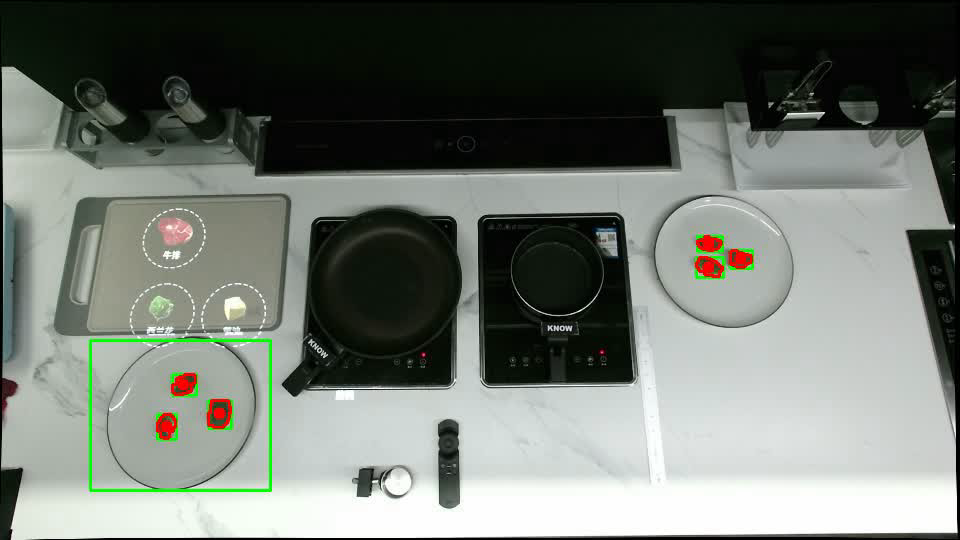
#> input picture frame 0 of kitchen2.0/new/西兰花测试/broccoli_detect.avi, 960 x 540 px, given in place of a.avi, which was not available
$ python demo.py
#> lines starting #> are read from the running program, lines starting #| are printed output that depends on the picture; after the words box and inside, x2 and y2 are one past the last pixel; in counts of white or black regions, pixels touching at a corner belong together; pictures that were not available may be replaced by others from this repository, and a replacement may not be noted
import cv2
import numpy as np
from matplotlib import patches,  lines

out = cv2.VideoWriter('broccoli_detect.avi',cv2.VideoWriter_fourcc('M','J','P','G'),30,(960,540))

# set blue thresh 设置HSV中蓝色、天蓝色范围
lower_blue = np.array([36,43,46])
upper_blue = np.array([77,255,255])

img_out = np.zeros((540,960,3),dtype=np.uint8)

cap = cv2.VideoCapture('a.avi')

while(1):
    # get a frame and show 获取视频帧并转成HSV格式, 利用cvtColor()将BGR格式转成HSV格式，参数为cv2.COLOR_BGR2HSV。

    ret, frame = cap.read()
#> frame is the input picture: shape (540, 960, 3); mean B, G, R 112.7, 119.9, 114

    rect1 = frame[340:490, 90:270]#(90,340) (270,490)
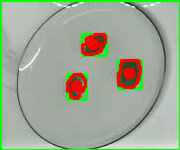
#> rect1: shape (150, 180, 3); mean B, G, R 148.3, 168.9, 158.3
    rect2 = frame[190:330, 645:810]#(645,200) (810,330)
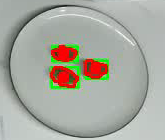
#> rect2: shape (140, 165, 3); mean B, G, R 159.3, 169.2, 168.3

    cv2.rectangle(frame,(90,340),(270,490),(0,255,0),2)
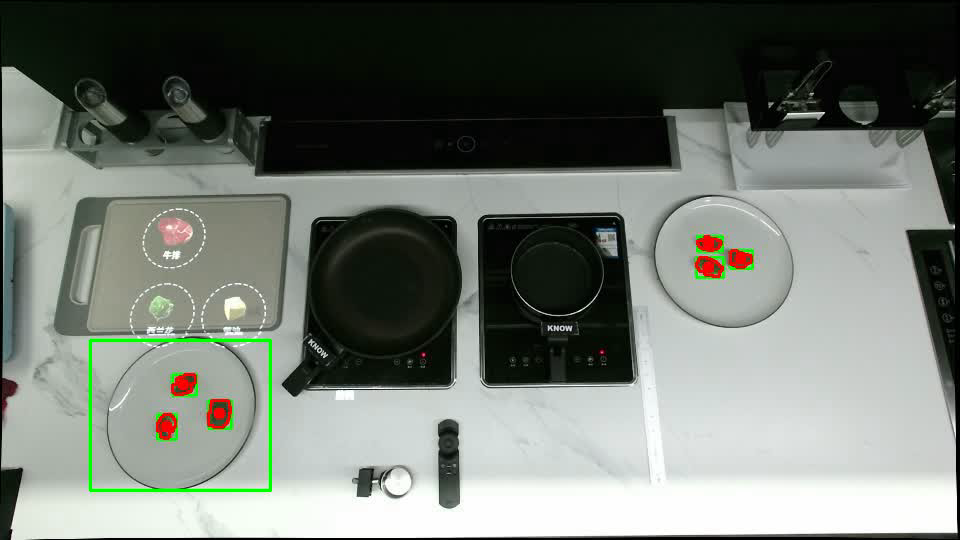
#> frame: shape (540, 960, 3); 0.38% of pixels changed, all inside (x1, y1, x2, y2) = (89, 339, 272, 492)

    img_out[340:490, 90:270] = rect1.copy()
    img_out[190:330, 645:810] = rect2.copy()
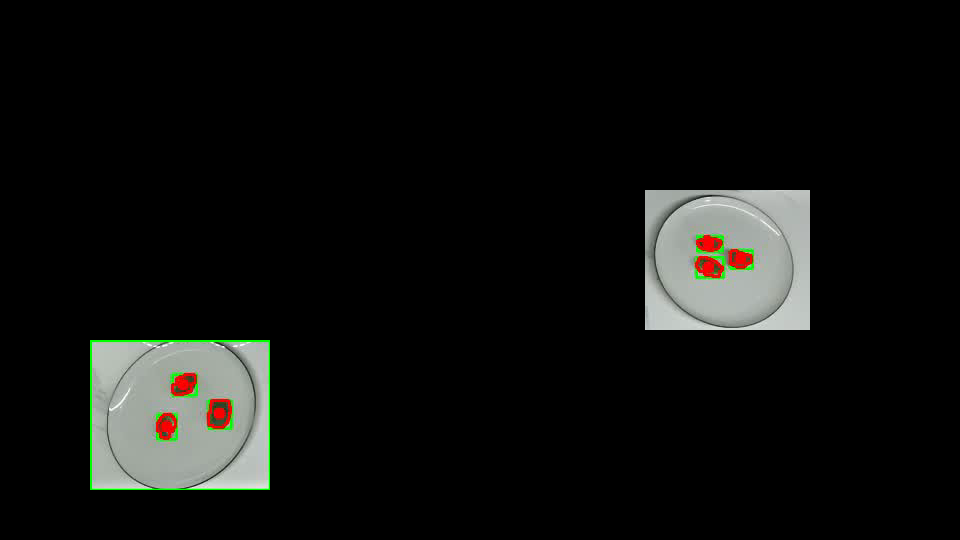
#> img_out: shape (540, 960, 3); mean B, G, R 14.8, 16.4, 15.7

    #cv2.imshow('img_out', img_out)

    # change to hsv model
    hsv = cv2.cvtColor(img_out, cv2.COLOR_BGR2HSV)
#> hsv: shape (540, 960, 3); mean H, S, V 6.2, 3.4, 17.3

    # get mask 利用inRange()函数和HSV模型中蓝色范围的上下界获取mask，mask中原视频中的蓝色部分会被弄成白色，其他部分黑色。
    mask = cv2.inRange(hsv, lower_blue, upper_blue)
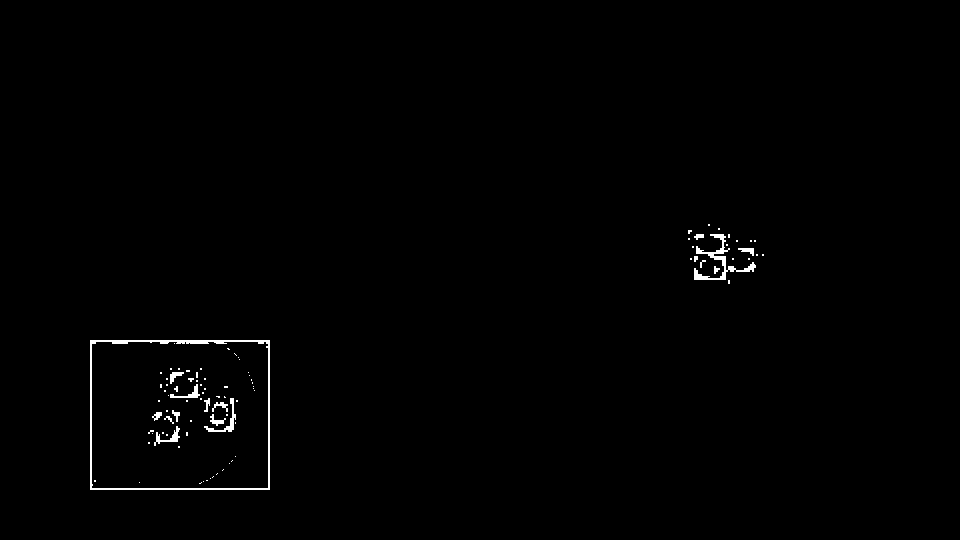
#> mask: shape (540, 960); 0.66% white; 93 white regions (76 under 20 px), largest, box (x1, y1, x2, y2) and area: (90, 340, 270, 490) 1466, (694, 234, 756, 280) 584, (204, 398, 236, 432) 198


    ret,thresh = cv2.threshold(mask,100,255,cv2.THRESH_BINARY)

    kernel = np.ones((3,3),np.uint8)
    erode_img = cv2.erode(thresh,kernel,iterations = 1)
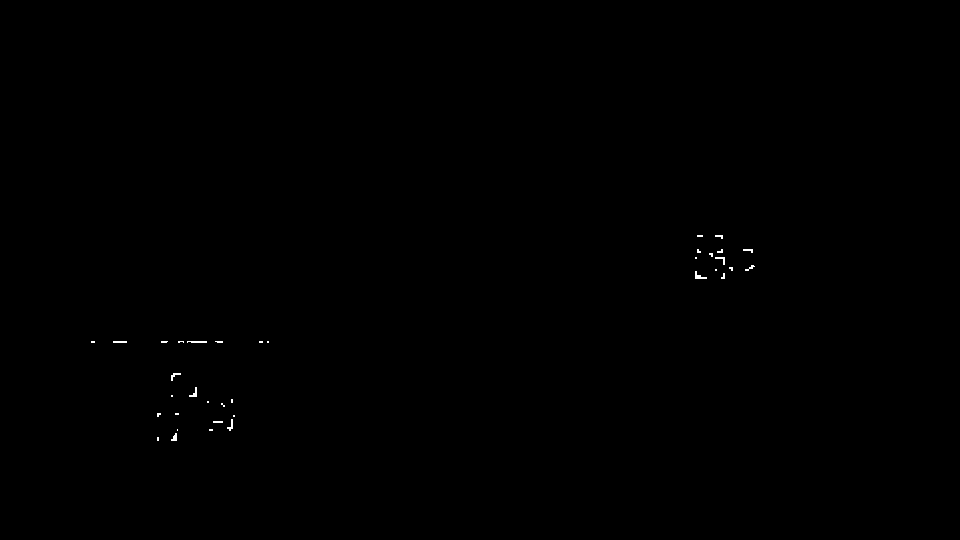
#> erode_img: shape (540, 960); 0.11% white in thin lines or dots, all inside (x1, y1, x2, y2) = (91, 235, 755, 441)
    dilate_img = cv2.dilate(erode_img,kernel,iterations = 1)
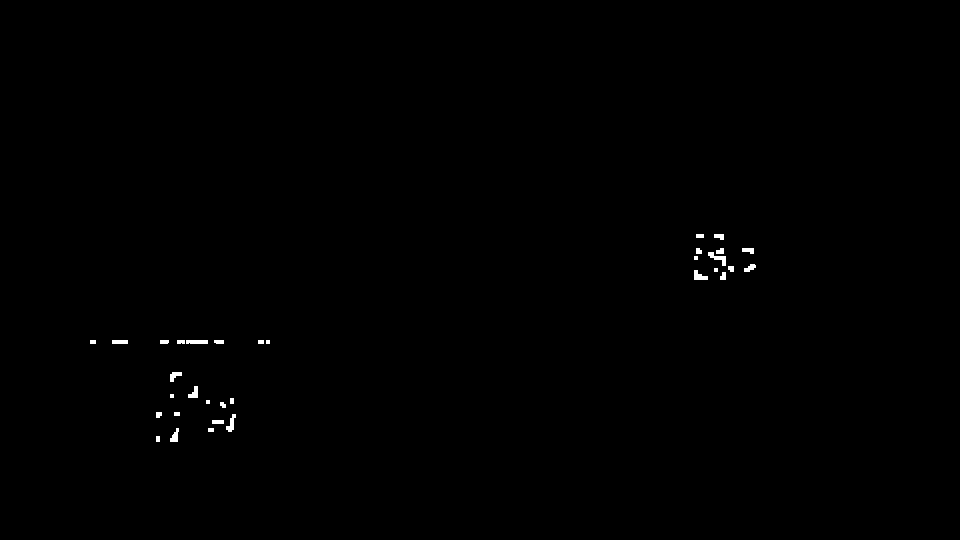
#> dilate_img: shape (540, 960); 0.28% white; 33 white regions (5 under 20 px)

    #cv2.imshow('Mask', dilate_img)
    contours, hierarchy = cv2.findContours(dilate_img, cv2.RETR_EXTERNAL, cv2.CHAIN_APPROX_SIMPLE)
#> contours = 33 contours, 12 with area under 20; largest, box (x1, y1, x2, y2) and area: (708, 252, 726, 266) 75, (694, 270, 708, 280) 66, (226, 414, 236, 432) 64, (186, 340, 208, 344) 62, (188, 386, 198, 398) 56
    number = 0
    for c in range(len(contours)):
        Area = cv2.contourArea(contours[c])
        if Area > 170:
            number = number + 1
            rect = cv2.minAreaRect(contours[c])
            cx, cy = rect[0]
            x,y,w,h = cv2.boundingRect(contours[c])
            cv2.rectangle(frame,(x,y),(x+w,y+h),(0,255,0),2)

            cv2.circle(frame, (np.int32(cx), np.int32(cy)), 6, (0,0,255), -1)
            cv2.drawContours(frame, contours, c, (0, 0, 255), 2, 8)
#> this loop made 33 passes
#> Area on passes 3, 4, 5, 7, 12, 13, 16, 17, 18, 19, 20, 22: 55.5, 33, 63.5, 21.5, 56, 52.5, 25.5, 62, 20, 23.5, 45, 27.5
#> after the loop, number = 0


    print("西兰花个数：",number)
#| 西兰花个数： 0
    # detect green 将mask于原视频帧进行按位与操作，则会把mask中的白色用真实的图像替换：
    #res = cv2.bitwise_and(frame, frame, mask=mask)
    #cv2.imshow('Result', res)
    cv2.waitKey(30)

    out.write(frame)
    cv2.imshow('Capture', frame)
    if cv2.waitKey(0) & 0xFF == ord('q'):
#> (key q is pressed here)
        break

cap.release()
cv2.destroyAllWindows()
